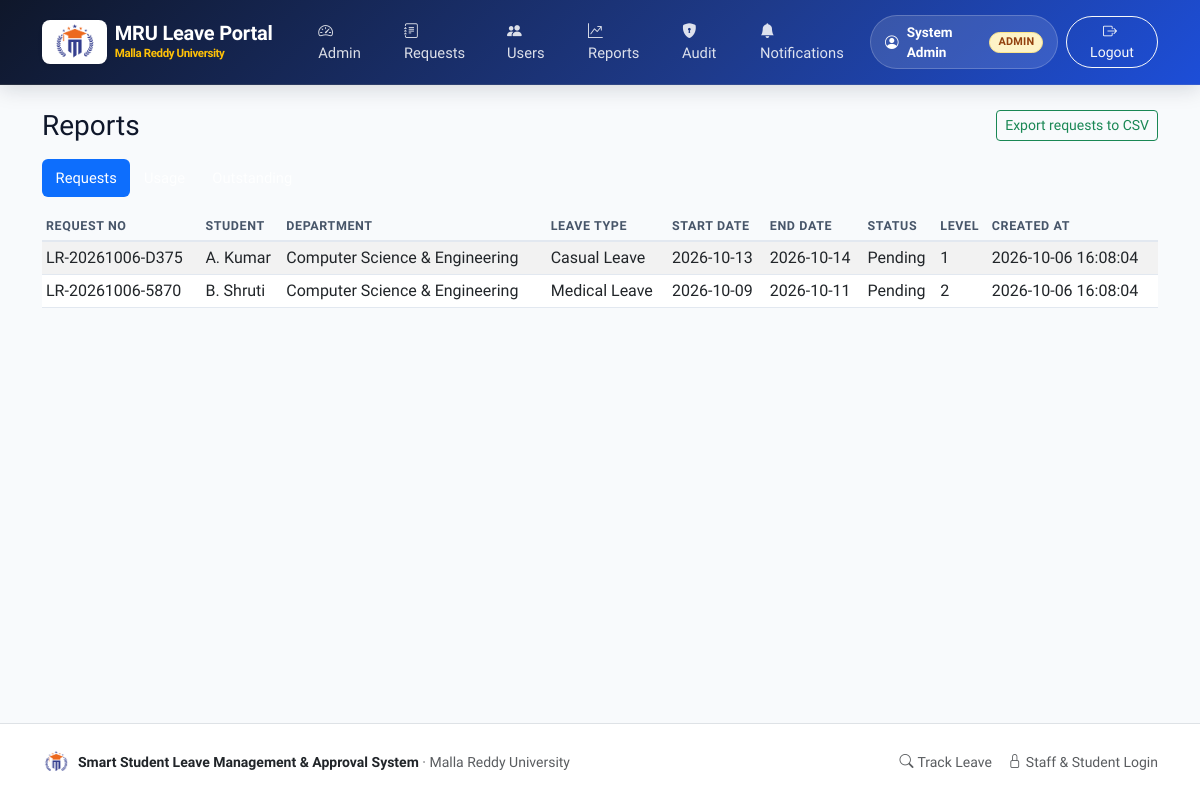
The page /admin/reports (signed in) on the database as committed earlier.
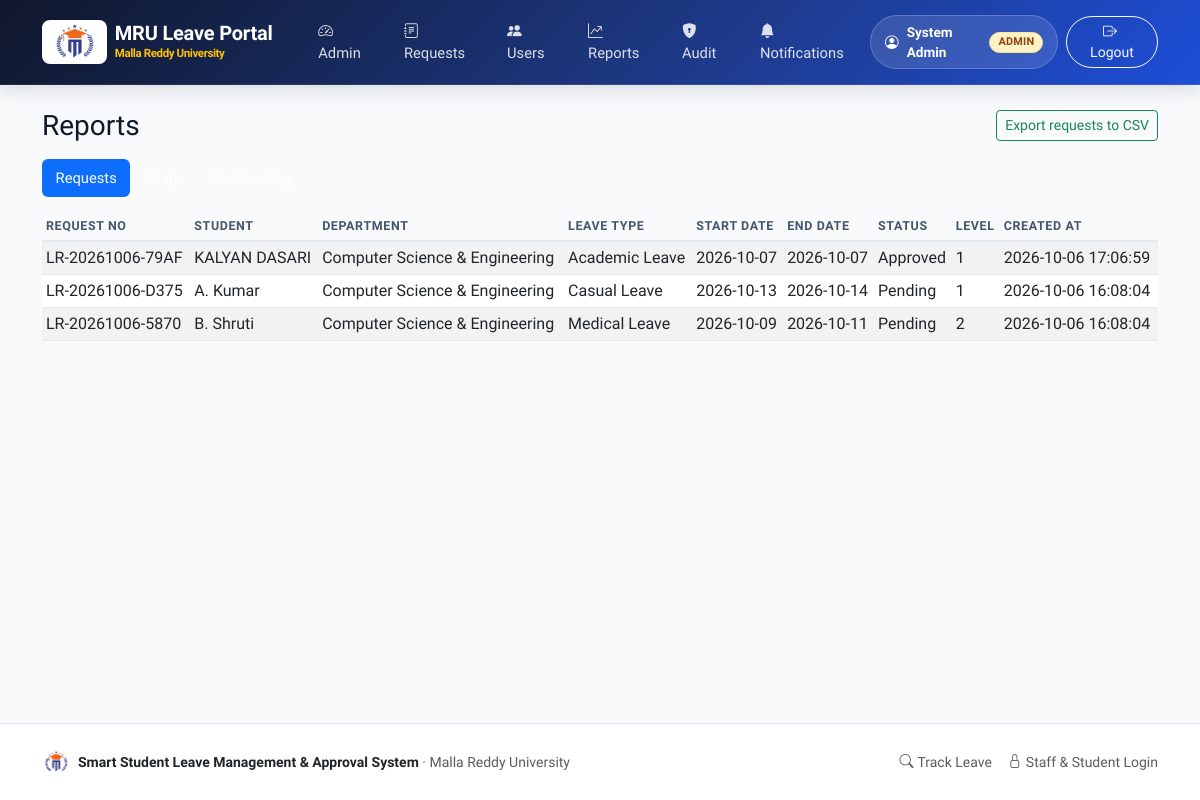
The same page on the database as committed later.
### tables this page shows
CREATE TABLE leave_requests (
    id INTEGER PRIMARY KEY AUTOINCREMENT,
    request_no TEXT NOT NULL UNIQUE,
    student_id INTEGER NOT NULL REFERENCES users(id),
    leave_type_id INTEGER NOT NULL REFERENCES leave_types(id),
    start_date TEXT NOT NULL,
    end_date TEXT NOT NULL,
    reason TEXT NOT NULL,
    contact_info TEXT NOT NULL,
    attachment_path TEXT,
    status TEXT NOT NULL DEFAULT 'Pending'
        CHECK (status IN ('Draft', 'Pending', 'More Information Required', 'Approved', 'Rejected', 'Cancelled', 'Completed')),
    current_level INTEGER NOT NULL DEFAULT 1,
    created_at TEXT NOT NULL,
    updated_at TEXT NOT NULL
);

CREATE TABLE users (
    id INTEGER PRIMARY KEY AUTOINCREMENT,
    name TEXT NOT NULL,
    roll_no TEXT,
    email TEXT NOT NULL COLLATE NOCASE UNIQUE,
    password_hash TEXT NOT NULL,
    role TEXT NOT NULL CHECK (role IN ('student', 'faculty', 'hod', 'admin')),
    department_id INTEGER REFERENCES departments(id),
    branch_id INTEGER REFERENCES branches(id),
    active INTEGER NOT NULL DEFAULT 1,
    created_at TEXT NOT NULL
);

CREATE TABLE leave_types (
    id INTEGER PRIMARY KEY AUTOINCREMENT,
    name TEXT NOT NULL UNIQUE,
    description TEXT NOT NULL DEFAULT '',
    max_days INTEGER NOT NULL DEFAULT 10,
    requires_document INTEGER NOT NULL DEFAULT 0,
    hod_required INTEGER NOT NULL DEFAULT 0,
    active INTEGER NOT NULL DEFAULT 1
);

### leave_management/admin_views.py (the view)
@bp.route("/reports")
@roles_required("admin")
def reports():
    kind = request.args.get("kind", "requests")
    if kind not in REPORTS:
        kind = "requests"
    headers, sql = REPORTS[kind]
    rows = query(sql)
    return render_template("admin/reports.html", kind=kind, headers=headers, rows=rows, report_kinds=list(REPORTS))

### leave_management/db.py (called while the page is built)
def get_db() -> sqlite3.Connection:
    if "db" not in g:
        g.db = sqlite3.connect(current_app.config["DATABASE"])
        g.db.row_factory = sqlite3.Row
        g.db.execute("PRAGMA foreign_keys = ON")
    return g.db

def query(sql: str, args=(), one: bool = False):
    cur = get_db().execute(sql, args)
    rows = cur.fetchall()
    cur.close()
    if one:
        return rows[0] if rows else None
    return rows

### leave_management/notify.py (called while the page is built)
def unread_count(user_id) -> int:
    row = query(
        "SELECT COUNT(*) AS n FROM notifications WHERE recipient_id = ? AND is_read = 0 AND channel = 'in_app'",
        (user_id,),
        one=True,
    )
    return row["n"] if row else 0

### leave_management/security.py (called while the page is built)
def load_user():
    user_id = session.get("user_id")
    g.user = None
    if user_id:
        g.user = query(
            """SELECT u.*, d.name AS department_name, b.name AS branch_name
               FROM users u
               LEFT JOIN departments d ON d.id = u.department_id
               LEFT JOIN branches b ON b.id = u.branch_id
               WHERE u.id = ? AND u.active = 1""",
            (user_id,),
            one=True,
        )
        if g.user is None:
            session.pop("user_id", None)

### templates/admin/reports.html (shortened to what this page needs)
{% extends "base.html" %}
{% block content %}
<div class="d-flex justify-content-between align-items-center flex-wrap gap-2 mb-3">
  <h3 class="mb-0">Reports</h3>
  <a class="btn btn-outline-success btn-sm" href="{{ url_for('admin.export_csv', kind=kind) }}">Export {{ kind }} to CSV</a>
</div>
<ul class="nav nav-pills mb-3">
  {% for k in report_kinds %}
  <li class="nav-item">
    <a class="nav-link {{ 'active' if k == kind }}" href="{{ url_for('admin.reports', kind=k) }}">{{ k|replace('_', ' ')|title }}</a>
  </li>
  {% endfor %}
</ul>
{% if not rows %}
<div class="alert alert-light border text-center py-5 text-muted">No data for this report yet.</div>
{% else %}
<div class="table-responsive">
  <table class="table table-sm table-striped align-middle">
    <thead class="table-light">
      <tr>{% for h in headers %}<th>{{ h|replace('_', ' ') }}</th>{% endfor %}</tr>
    </thead>
    <tbody>
      {% for row in rows %}
      <tr>{% for i in range(headers|length) %}<td>{{ row[i] }}</td>{% endfor %}</tr>
      {% endfor %}
    </tbody>
  </table>
</div>
{% endif %}
{% endblock %}

Rows that differ between the two databases and show on the page:
added leave_requests: request_no "LR-20261006-79AF" "KALYAN DASARI" "Computer Science & Engineering" "Academic Leave" "2026-10-07" "2026-10-07" "Approved" "1" "2026-10-06 17:06:59"
